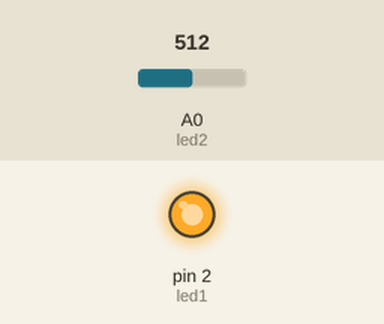
A sketch run on a simulated Arduino Uno, built with avr-gcc and run on an emulated ATmega328P. Parts: output pins drawn as LEDs (lit = HIGH). The test bench sets the inputs (shaded band); at power-on: A0 (led2) = 512. What the sketch prints to the serial monitor is not drawn.

Above: at 0.1 s.
Timing chart, 0 to 1.6 s (numbered marks = the images above):
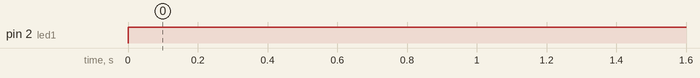

Measured:
- by itself, pin 2 (led1): LOW → HIGH at 0.00 s

The sketch:

ldr_sensor.ino
```cpp
// Pin 13 has an LED connected on most Arduino boards.
// give it a name:
int led1 = 2;
int led2 = A0;
int prvalue = 0;


// the setup routine runs once when you press reset:
void setup() {
  // initialize the digital pin as an output.
  pinMode(led1, OUTPUT);
  pinMode(led2, INPUT);
  Serial.begin(9600);
}

// the loop routine runs over and over again forever:
void loop() {
  digitalWrite(led1, HIGH);
  prvalue = analogRead(led2);
  delay(1000);
  Serial.println(prvalue);
}
```
